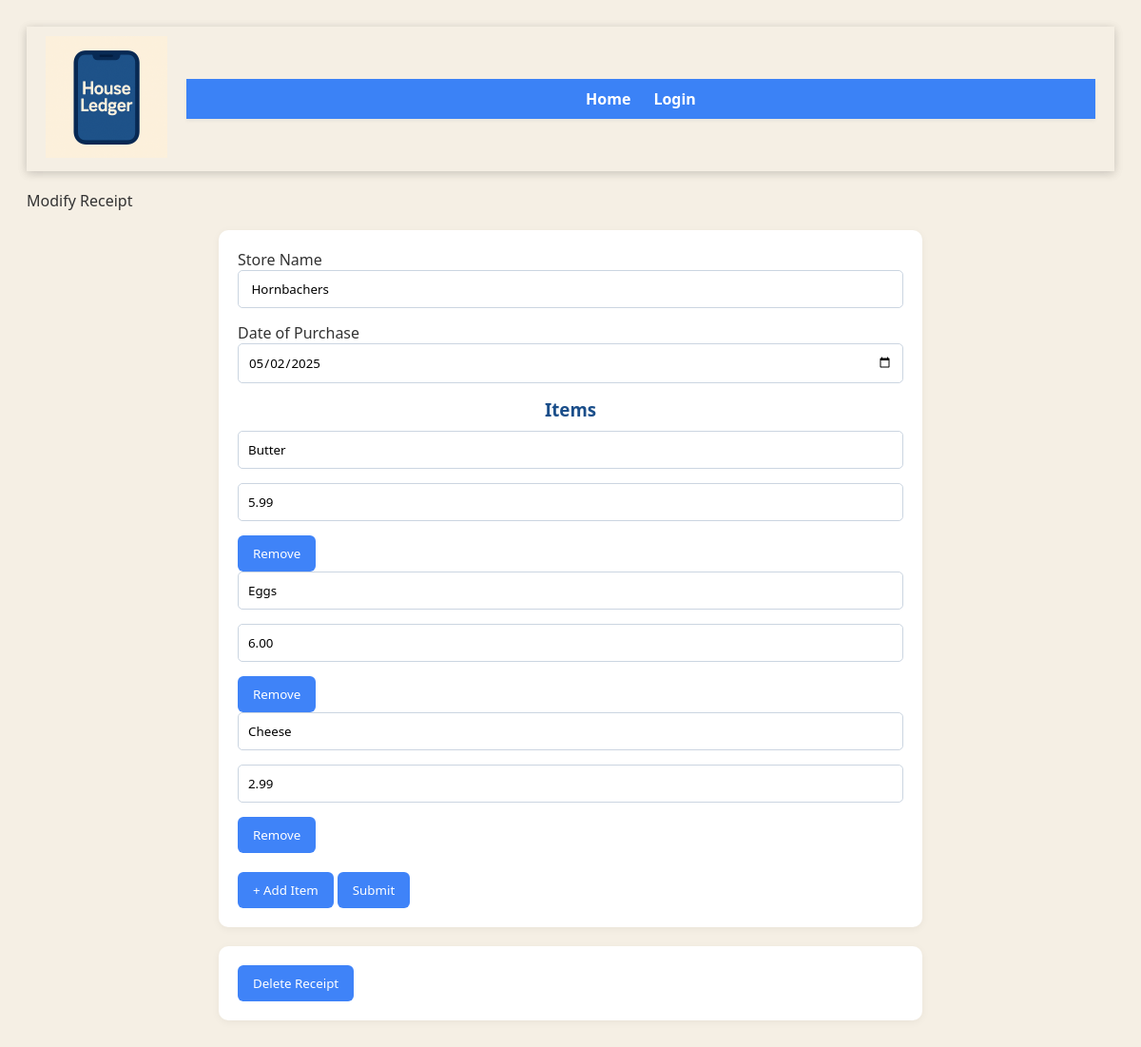
Page /modify_receipt.php?modifyReceipt=13 on the committed database.
### tables this page shows
CREATE TABLE `receipts` (
  `receipt_id` int(11) NOT NULL,
  `user_id` int(11) NOT NULL,
  `store_name` varchar(256) NOT NULL,
  `receipt_date` date NOT NULL
);

CREATE TABLE `items` (
  `item_id` int(11) NOT NULL,
  `receipt_id` int(11) NOT NULL,
  `item_name` varchar(256) NOT NULL,
  `item_cost` decimal(10,2) NOT NULL
);

### modify_receipt.php (the view, shortened to what this page needs)
<!DOCTYPE html>
<?php
    try {
        $conn = OpenCon();
        $chosenId = $_GET['modifyReceipt'];
        $result1 = $conn->query("SELECT * FROM receipts WHERE receipt_id=$chosenId");
        foreach ($result1 as $row1) {
            $store_name = $row1['store_name'];
            $receipt_date = $row1['receipt_date'];
        }
        $result2 = $conn->query("SELECT * FROM items WHERE receipt_id=$chosenId");
        $items = [];
        if ($result2 && $result2->num_rows > 0) {
            while ($row = $result2->fetch_assoc()) {
                $items[] = $row;
            }
        }
    }
    catch (mysqli_sql_Exception $e) {
        echo "Error: " . $e->getMessage();
    }
?>
<html>
    <header>
        <?php include 'header.php'; ?>
    </header>
    <h>
        <p>Modify Receipt<br/></p>
    </h>
    <body>
        <form id="modify_receipt" name="modify_receipt" method="post" enctype="multipart/form-data">
            <label for="store_name">Store Name</label>
            <input type="text" id="store_name" name="store_name" value="<?php echo $store_name; ?>" required> <! adding name= lets the word username be clicked on site>
            <br />
            <label for="receipt_date">Date of Purchase</label>
            <input type="date" id="receipt_date" name="receipt_date" value="<?= htmlspecialchars($receipt_date) ?>" required>
            <br />
            <h3>Items</h3>
            <div id="itemsContainer">
                <?php
                foreach ($items as $index => $item): ?>
                <div class="item">
                    <input type="text" name="items[<?= $index ?>][item_name]" value="<?= $item['item_name'] ?>" required>
                    <input type="number" name="items[<?= $index ?>][item_cost]" value="<?= $item['item_cost'] ?>" step="0.01" required>
                    <button type="button" onclick="removeItem(this)">Remove</button>
                </div>
                <?php endforeach; ?>
            </div>
            <button type="button" onclick="addItem()">+ Add Item</button>
            <input type="submit" id="submit" name="submit" value="Submit"></input>
        </form>
        <form method="post" action="">
            <button type="submit" name="delete" onclick="return confirm('Are you sure you want to delete this item?')">Delete Receipt</button>
        </form>
    </body>
</html>

### style.css (style rules this page uses)
h1, h2, h3, p, label, input, button, ul { font-family: 'Segoe UI', sans-serif; margin: 0; padding: 0; box-sizing: border-box; }
body { background-color: #f5efe4; color: #333; font-size: 16px; padding: 20px; min-height: 100vh; }
h1, h2, h3 { color: #1a4e8a; margin-bottom: 10px; text-align: center; }
header { background-color: #ffffff; box-shadow: 0 2px 10px rgba(0, 0, 0, 0.1); margin-bottom: 20px; }
form { background-color: #ffffff; padding: 20px; border-radius: 10px; box-shadow: 0 2px 8px rgba(0,0,0,0.05); max-width: 700px; margin: 20px auto; }
input[type="text"], input[type="password"], input[type="number"], input[type="date"], select { width: 100%; padding: 10px; border: 1px solid #cbd5e1; border-radius: 5px; margin-bottom: 15px; box-sizing: border-box; }
input[type="submit"], button { background-color: #3f83f8; color: white; border: none; padding: 10px 16px; border-radius: 6px; cursor: pointer; transition: background-color 0.2s ease-in-out; }
#itemsContainer { margin-bottom: 20px; }

### rows in the picture
receipts: store_name "Hornbachers", receipt_date "05/02/2025"
items: item_name "Butter", item_cost "5.99"
items: item_name "Eggs", item_cost "6.00"
items: item_name "Cheese", item_cost "2.99"
